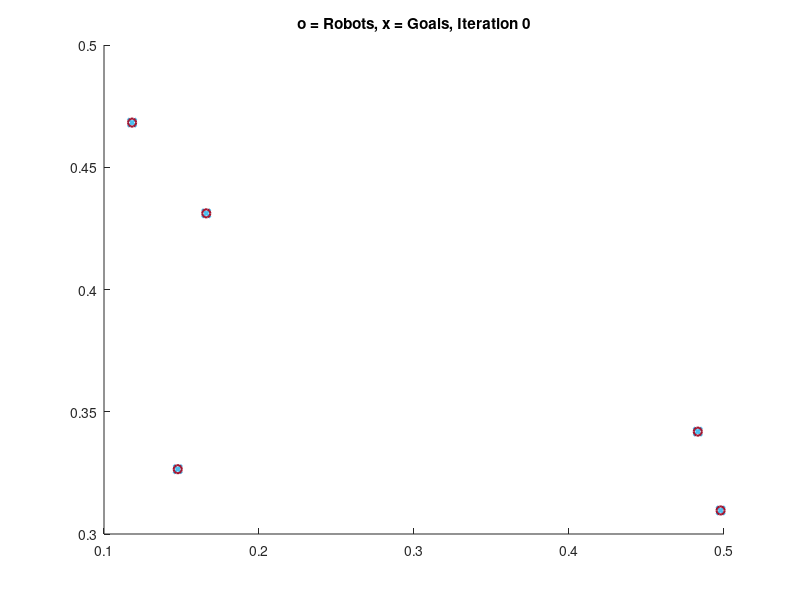
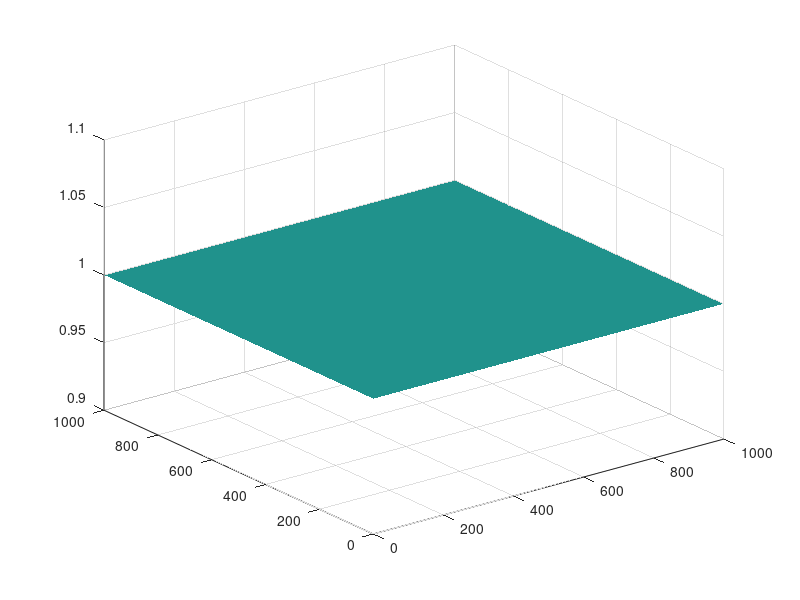

These figures' MATLAB source, in order: (Note: this script raises an error after producing the figures.)
clc;
close all;
clear all;

% Defining some general parameters
agents=5; % Total number of agents
corners = [0,0;0,10;10,10;10,0]; % Corners of the specified area
saveFlag = false;  % set to true if you wanna save your results else false
plotFlag = true;  % set to true if you wanna plot your results else false
senseRange = 2;   % range of agent's sensor

% data gathering variable definition
pydata = []; % variable to save agent's position data
maxQ = [];
avgQ = [];
iter = [];

% Initializing random initial position of agent near origin
xPose = 0.5*rand([agents,1]);
yPose = 0.5*rand([agents,1]);

xrange = max(corners(:,1));
yrange = max(corners(:,2));
threshold = 0.01; % distance threshold to achieve

%Dividing the area into discrete cells and expressing range in terms of the map
Undist = ones(1000,1000); % Uncertainity Distribution
tempUndist = Undist;
lcSensor = max(max(corners))/1000;
senseRange = senseRange/lcSensor;
K = 0.5; % Proportionality constant
cycle=1;

% Initializing handles for visualization
if plotFlag
    verCellHandle = zeros(agents,1);
    cellColors = ones(agents,3);
    for i = 1:numel(xPose)
        verCellHandle(i) = patch(xPose(i),yPose(i),cellColors(i,:)*0.5); % use color i  -- no robot assigned yet
        hold on
    end
    pathHandle = zeros(agents,1);
    for i = 1:numel(xPose)
        pathHandle(i) = plot(xPose(i),yPose(i),'-','color',cellColors(i,:)*.7);
    end
    goalHandle = plot(xPose,yPose,'x','linewidth',2);
    currHandle = plot(xPose,yPose,'o','linewidth',1.5);
    titleHandle = title(['o = Robots, x = Goals, Iteration ', num2str(0)]);
end

figure
surf(Undist);
set(surf(Undist),'LineStyle','none');

% Starting search
dist = xrange*ones(agents,1);
while max(max(Undist))>0.1 % do search until all the points in the specified area is below 0.1
    figure(1)
    count = 0;
    maxQ = [maxQ, max(max(Undist))];
    avgQ = [avgQ, mean(mean(Undist))];
    iter = [iter, cycle];
    while max(dist)>threshold 
        tic;
        count = count+1;
        [v,c] = VoronoiBounded(xPose,yPose,corners);

        if plotFlag
            set(currHandle, 'XData', xPose, 'YData', yPose); % plotting agent's current position
            pydata(cycle,count).Px = xPose;
            pydata(cycle,count).Py = yPose;
            for i = 1:numel(xPose)
                xCurrPath = [get(pathHandle(i),'XData'),xPose(i)];
                yCurrPath = [get(pathHandle(i),'YData'),yPose(i)];
                set(pathHandle(i),'XData',xCurrPath,'YData',yCurrPath); % plot current path position
            end
        end

        for i = 1:numel(c) % calculating centroid of voronoi cells
            roi = roipoly(Undist,100*v(c{i},1),100*v(c{i},2));
            grayRoi = mat2gray(roi);
            for m=1:length(Undist)
                for j=1:length(Undist)
                    grayRoi(j,m) = grayRoi(j,m)*tempUndist(j,m);
                end
            end
            Rprops = regionprops(roi, grayRoi, {'WeightedCentroid'});
            xCentroid = Rprops.WeightedCentroid(1,1)/100;
            yCentroid = Rprops.WeightedCentroid(1,2)/100;
            xCentroid = min(xrange,max(0, xCentroid));
            yCentroid = min(yrange,max(0, yCentroid));
            if ~isnan(xCentroid) && inpolygon(xCentroid,yCentroid,corners(:,1),corners(:,2))
                xPose(i) = xPose(i) + K*(xCentroid - xPose(i));
                yPose(i) = yPose(i) + K*(yCentroid - yPose(i));
                dist(i) = sqrt((xCentroid - xPose(i))^2 + (yCentroid - yPose(i))^2);
            end
        end

        if plotFlag
            for i = 1:numel(c) % update Voronoi cells
                set(verCellHandle(i), 'XData',v(c{i},1),'YData',v(c{i},2));
            end

            set(titleHandle,'string',['o = Robots, x = Goals, Cycle', num2str(cycle,'%3d'), ', Iteration', num2str(count,'%3d')]);
            set(goalHandle,'XData',xPose,'YData',yPose); % plot goal position
            axis equal
            axis([0,xrange,0,yrange]);
            drawnow
        end
        time(count,cycle) = toc;
        pydata(cycle,count).time = toc;
    end
    copyUndist = Undist;
    for i = 1:agents
        roi = roipoly(Undist,100*v(c{i},1),100*v(c{i},2));
        grayRoi = mat2gray(roi);
        Rprops = regionprops(roi, grayRoi, {'Centroid','WeightedCentroid'});
        for m=1:length(Undist)
            for j=1:length(Undist)
                xVal = Rprops.WeightedCentroid(1,1);
                yVal = Rprops.WeightedCentroid(1,2);
                dist = sqrt(((m+0.5)-xVal)^2+((j+0.5)-yVal)^2)/100;
                if dist < senseRange
                    copyUndist(j,m) = min(copyUndist(j,m),(1-0.8708+0.074*dist^2));
                end
            end
        end
    end
    for m=1:length(Undist)
        for j=1:length(Undist)
            Undist(j,m) = Undist(j,m)*copyUndist(j,m);
            tempUndist(j,m) = 2*Undist(j,m)*0.074;
        end
    end
    cycle=cycle+1;
    figure(2);
    surf(Undist);
    set(surf(Undist),'LineStyle','none');
end

if saveFlag==true
    json = jsonencode(pydata);
    fid = fopen("agentSetpoint.json","w");
    fprintf(fid,"%s",json);
    fclose(fid);
end

hold off
figure;
plot(iter, avgQ)
xlabel("Iterations");
ylabel("Average Q");
title("AverageQ vs Iterations");
figure;
plot(iter, maxQ)
xlabel("Iterations");
ylabel("Max Q");
title("MaxQ vs Iterations");